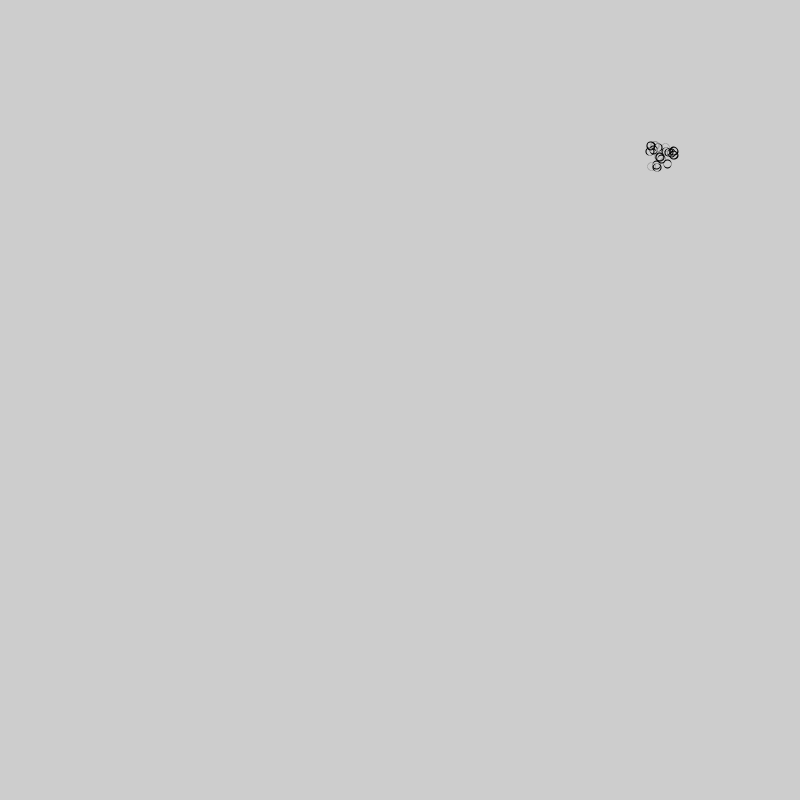
Frame 1 (no input)
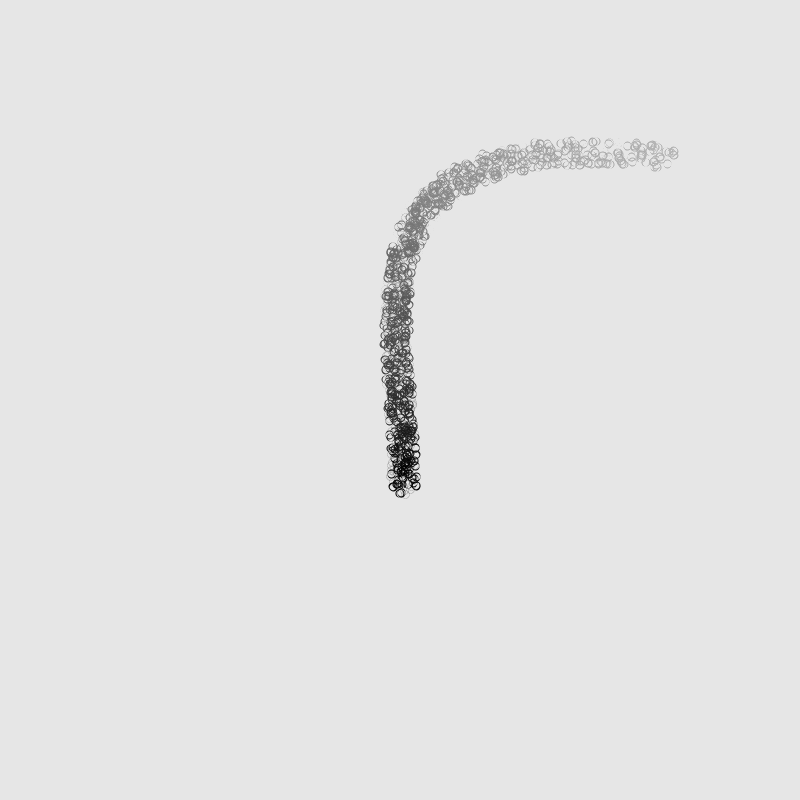
Frame 60 (the mouse pressed at the canvas centre just before this capture)
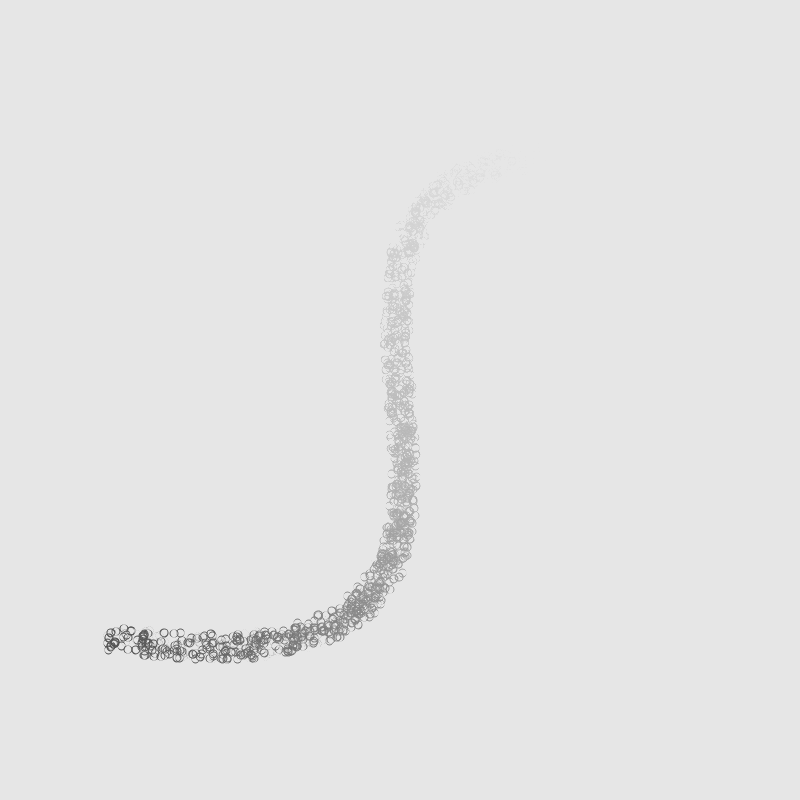
Frame 120 (the mouse held since frame 60 and released just before this capture)

The Processing sketch that drew these frames (run headless with seeded random() and noise(); from frame 60 on, the mouse is pressed at the canvas centre):

// Processing sketch: particles_along_path
// ── particles_along_path.pde
int steps = 100;
PVector[] vecs;
int counter = 0;
void setup() {
  size(800, 800);
  noFill();
  //bezier(85-50, 20-50, 10-50, 10-50, 90-50, 90-50, 15-50, 80-50);
  fill(255);
  
  vecs = new PVector[steps+1];
  for (int i = 0; i <= steps; i++) {
    float t = i / float(steps);
    float x = bezierPoint(85-50, 10-50, 90-50, 15-50, t);
    float y = bezierPoint(20-50, 10-50, 90-50, 80-50, t);
    //ellipse(x, y, 5, 5);
    vecs[i] = new PVector(x, y);
  }
  frameRate(60);
}

void draw(){
  //background(255);
  fill(255, 5);
  rect(-1, -1, width+1, height+1);
  translate(width/2, height/2);
  scale(8);
  //bezier(85-50, 20-50, 10-50, 10-50, 90-50, 90-50, 15-50, 80-50);
  if(counter++<steps){
    for(int i=0; i<20; i++){
      ellipse(vecs[counter].x+random(-1.6, 1.6), vecs[counter].y+random(-1.6, 1.6), .05, .05);
    }
  }
  
}

void fill(){ 
  
} 
